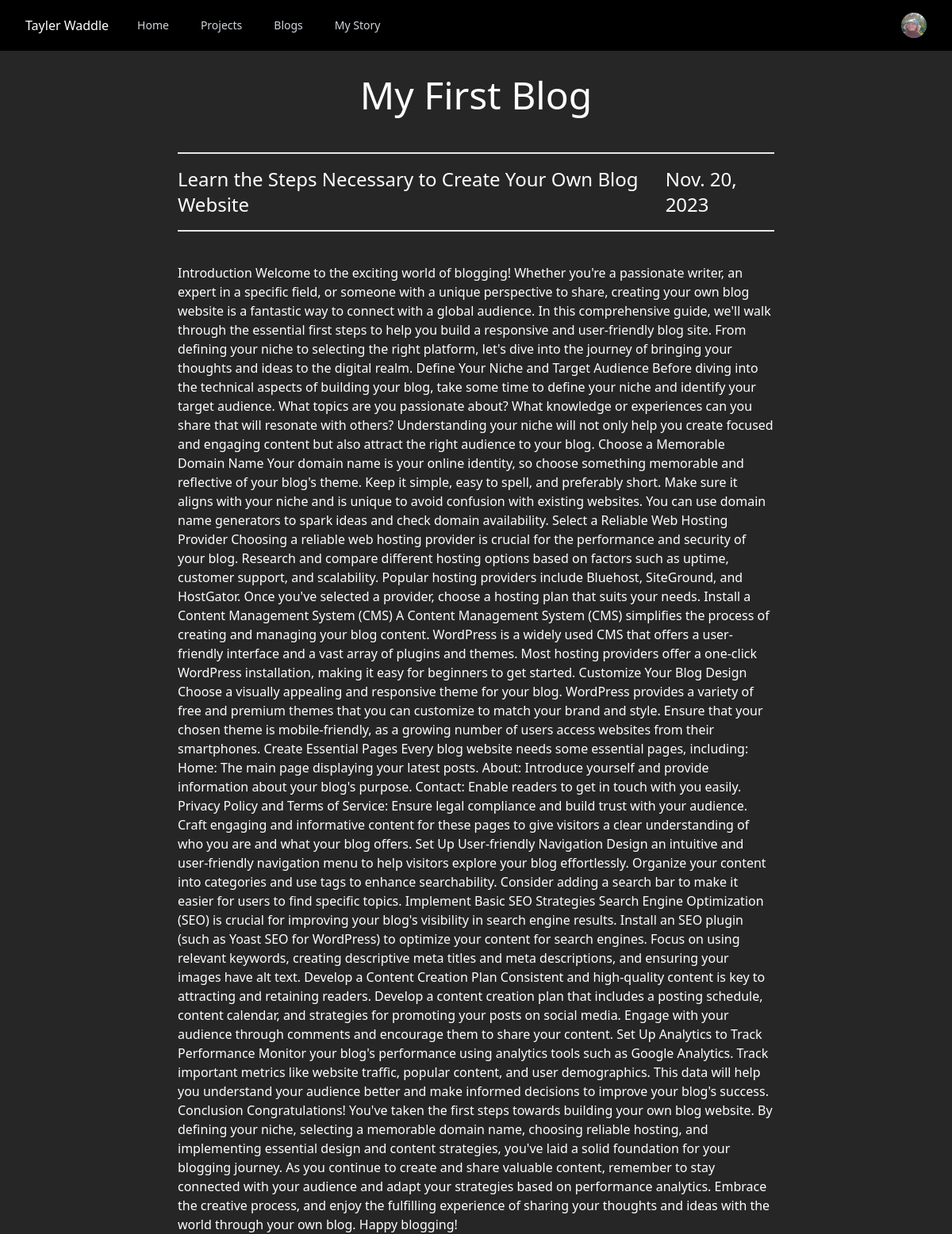
Screenshot of /blogs/1/ with the database file from the repository.
### portfolio/models.py (models this page shows, shortened)
class Blog(models.Model):
    title = models.CharField(max_length=50, unique=True)
    blog_number = models.CharField(max_length=3)
    summary = models.TextField(max_length=100, blank=True, null=True, default="default description  -  jkfhbsvliughflkjwshbkuifgbvlsghglifvbksuyhrglbwelsuihgbliuhwliuhgri")
    date_created = models.DateField(blank=True, null=True, auto_now_add=True)
    content = models.TextField(default="test content")
    slug = models.SlugField(max_length=100, unique=True, default="default-slug")
    blog_image = models.ImageField(upload_to="static/", null=True, blank=True)

### portfolio/views.py (the view)
# urls.py: path('blogs/<int:pk>/', BlogDetailView.as_view(), name="blog-details"),
class BlogDetailView(DetailView):
    model = Blog

### portfolio/templates/portfolio/blog_detail.html (shortened to what this page needs)
{% extends 'portfolio/_base.html' %}
{% block content %}
<div class="bg-[#262626]">
    <h1 class="text-white flex justify-center text-5xl py-8">{{blog.title}}</h1>
        <div class="flex-1 flex-wrap px-56 text-white">
            <hr class="mx-auto h-0.5 w-full my-4 bg-gray-200 border-0 dark:bg-gray-700">
            <div class="flex flex-nowrap justify-between">
                <div class="text-2xl">{{blog.summary}}</div>
                <div class="text-2xl">{{blog.date_created}}</div>
            </div>
            <hr class="mx-auto h-0.5 w-full my-4 bg-gray-200 border-0 dark:bg-gray-700">
            <br>
            <div class="flex flex-wrap text-white">{{blog.content}}</div>
        </div>
</div>
{% endblock content %}

### rows the page displays
Blog: title "My First Blog", summary "Learn the Steps Necessary to Create Your Own Blog Website", date_created "Nov. 20, 2023", content "Introduction Welcome to the exciting world of blogging! Whether you're a passionate writer, an expert in a specific field, or someone with a unique perspective to share, creating your own blog website is a fantastic way to connect with a global audience. In this comprehensive guide, we'll walk through the essential first steps to help you build a responsive and user-friendly blog site. From defining your niche to selecting the right platform, let's dive into the journey of bringing your thoughts and ideas to the digital realm. Define Your Niche and Target Audience Before diving into the technical aspects of building your blog, take some time to define your niche and identify your target…"
